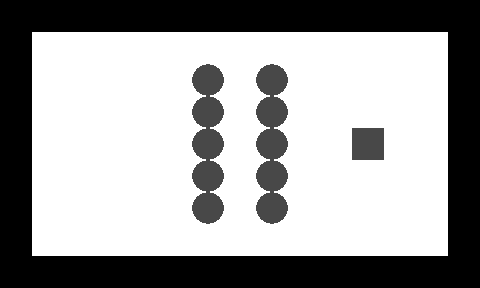

This game map was drawn from its Tiled (.tmx) file and the tilesets committed beside it. A one-line description and the full map source follow:
An orthogonal 15x9 tile map with 32x32 px tiles, 2 tile layers (1, 2).

<map version="1.0" orientation="orthogonal" width="15" height="9" tilewidth="32" tileheight="32">
 <tileset firstgid="1" name="n_tiles1" tilewidth="32" tileheight="32">
  <image source="../../images/map/common/n_tiles1.png" width="128" height="64" />
 </tileset>
 <layer name="1" width="15" height="9">
  <data encoding="csv">
1,1,1,1,1,1,1,1,1,1,1,1,1,1,1,
1,1,1,1,1,1,1,1,1,1,1,1,1,1,1,
1,1,1,1,1,1,1,1,1,1,1,1,1,1,1,
1,1,1,1,1,1,1,1,1,1,1,1,1,1,1,
1,1,1,1,1,1,1,1,1,1,1,1,1,1,1,
1,1,1,1,1,1,1,1,1,1,1,1,1,1,1,
1,1,1,1,1,1,1,1,1,1,1,1,1,1,1,
1,1,1,1,1,1,1,1,1,1,1,1,1,1,1,
1,1,1,1,1,1,1,1,1,1,1,1,1,1,1
</data>
 </layer>
 <layer name="2" width="15" height="9">
  <data encoding="csv">
2,2,2,2,2,2,2,2,2,2,2,2,2,2,2,
2,0,0,0,0,0,0,0,0,0,0,0,0,0,2,
2,0,0,0,0,0,3,0,3,0,0,0,0,0,2,
2,0,0,0,0,0,3,0,3,0,0,0,0,0,2,
2,0,0,0,0,0,3,0,3,0,0,4,0,0,2,
2,0,0,0,0,0,3,0,3,0,0,0,0,0,2,
2,0,0,0,0,0,3,0,3,0,0,0,0,0,2,
2,0,0,0,0,0,0,0,0,0,0,0,0,0,2,
2,2,2,2,2,2,2,2,2,2,2,2,2,2,2
</data>
 </layer>
</map>
